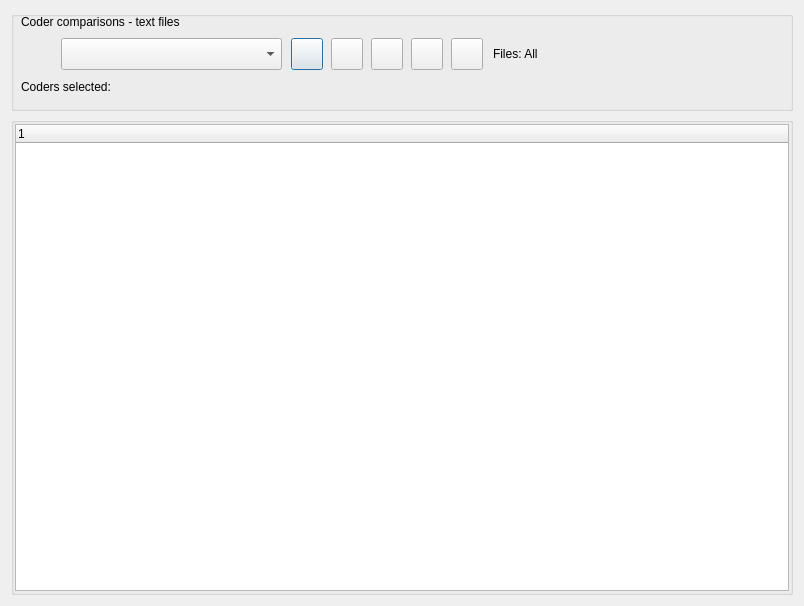
<?xml version="1.0" encoding="UTF-8"?>
<ui version="4.0">
 <class>Dialog_reportComparisons</class>
 <widget class="QDialog" name="Dialog_reportComparisons">
  <property name="windowModality">
   <enum>Qt::WindowModality::NonModal</enum>
  </property>
  <property name="geometry">
   <rect>
    <x>0</x>
    <y>0</y>
    <width>804</width>
    <height>606</height>
   </rect>
  </property>
  <property name="windowTitle">
   <string>Coder Comparisons</string>
  </property>
  <layout class="QVBoxLayout" name="verticalLayout">
   <item>
    <widget class="QGroupBox" name="groupBox">
     <property name="minimumSize">
      <size>
       <width>0</width>
       <height>100</height>
      </size>
     </property>
     <property name="maximumSize">
      <size>
       <width>16777215</width>
       <height>132</height>
      </size>
     </property>
     <property name="title">
      <string/>
     </property>
     <widget class="QLabel" name="label_coders">
      <property name="geometry">
       <rect>
        <x>10</x>
        <y>30</y>
        <width>32</width>
        <height>28</height>
       </rect>
      </property>
      <property name="minimumSize">
       <size>
        <width>32</width>
        <height>28</height>
       </size>
      </property>
      <property name="maximumSize">
       <size>
        <width>32</width>
        <height>28</height>
       </size>
      </property>
      <property name="toolTip">
       <string>Coder</string>
      </property>
      <property name="text">
       <string/>
      </property>
     </widget>
     <widget class="QComboBox" name="comboBox_coders">
      <property name="geometry">
       <rect>
        <x>50</x>
        <y>27</y>
        <width>221</width>
        <height>32</height>
       </rect>
      </property>
      <property name="toolTip">
       <string>Select two coders</string>
      </property>
     </widget>
     <widget class="QLabel" name="label_title">
      <property name="geometry">
       <rect>
        <x>10</x>
        <y>0</y>
        <width>491</width>
        <height>22</height>
       </rect>
      </property>
      <property name="text">
       <string>Coder comparisons - text files</string>
      </property>
     </widget>
     <widget class="QLabel" name="label_selections">
      <property name="geometry">
       <rect>
        <x>10</x>
        <y>60</y>
        <width>751</width>
        <height>32</height>
       </rect>
      </property>
      <property name="minimumSize">
       <size>
        <width>0</width>
        <height>32</height>
       </size>
      </property>
      <property name="maximumSize">
       <size>
        <width>16777213</width>
        <height>32</height>
       </size>
      </property>
      <property name="text">
       <string>Coders selected:</string>
      </property>
      <property name="wordWrap">
       <bool>true</bool>
      </property>
     </widget>
     <widget class="QPushButton" name="pushButton_run">
      <property name="geometry">
       <rect>
        <x>280</x>
        <y>27</y>
        <width>32</width>
        <height>32</height>
       </rect>
      </property>
      <property name="toolTip">
       <string>Run comparison</string>
      </property>
      <property name="text">
       <string/>
      </property>
     </widget>
     <widget class="QPushButton" name="pushButton_clear">
      <property name="geometry">
       <rect>
        <x>320</x>
        <y>27</y>
        <width>32</width>
        <height>32</height>
       </rect>
      </property>
      <property name="toolTip">
       <string>Clear selection</string>
      </property>
      <property name="text">
       <string/>
      </property>
     </widget>
     <widget class="QPushButton" name="pushButton_export">
      <property name="geometry">
       <rect>
        <x>360</x>
        <y>27</y>
        <width>32</width>
        <height>32</height>
       </rect>
      </property>
      <property name="toolTip">
       <string>Export Excel</string>
      </property>
      <property name="text">
       <string/>
      </property>
     </widget>
     <widget class="QPushButton" name="pushButton_help1">
      <property name="geometry">
       <rect>
        <x>400</x>
        <y>27</y>
        <width>32</width>
        <height>32</height>
       </rect>
      </property>
      <property name="toolTip">
       <string>Statistics help</string>
      </property>
      <property name="text">
       <string/>
      </property>
     </widget>
     <widget class="QPushButton" name="pushButton_files">
      <property name="geometry">
       <rect>
        <x>440</x>
        <y>27</y>
        <width>32</width>
        <height>32</height>
       </rect>
      </property>
      <property name="toolTip">
       <string>Select text files for the comparison subcorpus</string>
      </property>
      <property name="text">
       <string/>
      </property>
     </widget>
     <widget class="QLabel" name="label_files">
      <property name="geometry">
       <rect>
        <x>482</x>
        <y>27</y>
        <width>280</width>
        <height>32</height>
       </rect>
      </property>
      <property name="text">
       <string>Files: All</string>
      </property>
     </widget>
    </widget>
   </item>
   <item>
    <widget class="QGroupBox" name="groupBox_2">
     <property name="title">
      <string/>
     </property>
     <layout class="QGridLayout" name="gridLayout">
      <property name="leftMargin">
       <number>1</number>
      </property>
      <property name="topMargin">
       <number>1</number>
      </property>
      <property name="rightMargin">
       <number>1</number>
      </property>
      <property name="bottomMargin">
       <number>1</number>
      </property>
      <property name="verticalSpacing">
       <number>2</number>
      </property>
      <item row="0" column="0">
       <widget class="QTreeWidget" name="treeWidget">
        <column>
         <property name="text">
          <string notr="true">1</string>
         </property>
        </column>
       </widget>
      </item>
     </layout>
    </widget>
   </item>
  </layout>
 </widget>
 <tabstops>
  <tabstop>comboBox_coders</tabstop>
  <tabstop>pushButton_run</tabstop>
  <tabstop>pushButton_clear</tabstop>
  <tabstop>pushButton_export</tabstop>
  <tabstop>pushButton_help1</tabstop>
  <tabstop>treeWidget</tabstop>
 </tabstops>
 <resources/>
 <connections/>
</ui>
